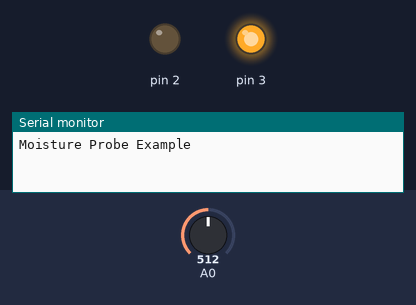
This sketch was run on a simulated Arduino Uno, built with avr-gcc and run on an emulated ATmega328P. Shown: output pins drawn as LEDs (lit = HIGH), the last lines printed to the serial monitor. The inputs (shaded band) are chosen by the test bench; at power-on: A0 = 512.

Above: at 0.5 s.
At 1.5 s:
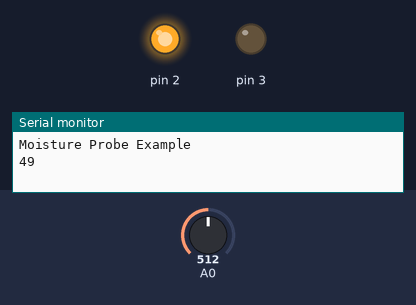
At 5.5 s:
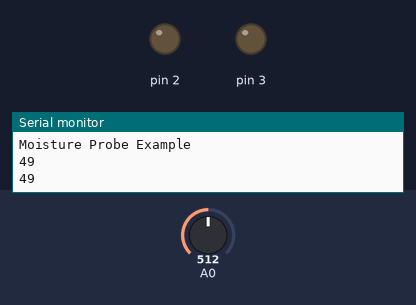
Timing chart, 0 to 6.9 s (numbered marks = the images above):
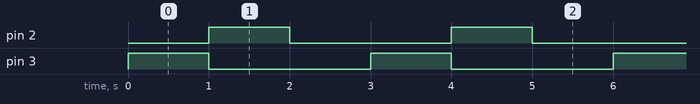

Measured:
- by itself, pin 2, pin 3: alternates HIGH for 1.0 s and LOW for 2.0 s
- by itself, everything shown: repeats every 3.0 s, in 3 steps

The sketch:

MoistureSensor.ino
```cpp
#include <MoistureSensor.h>

MoistureSensor probe(2,3,0);

void setup() {
  Serial.begin(9600);
  Serial.println("Moisture Probe Example");
}

void loop() {
  probe.setCurrent(false);
  int moisture = probe.checkMoisture() / 10.24;
  delay(1000);
  probe.setCurrent(true);
  moisture += (1023 - probe.checkMoisture() ) / 10.24;
  moisture /= 2;
  Serial.println(moisture);
  delay(1000);
  probe.sleep();
  delay(1000);
}
```
